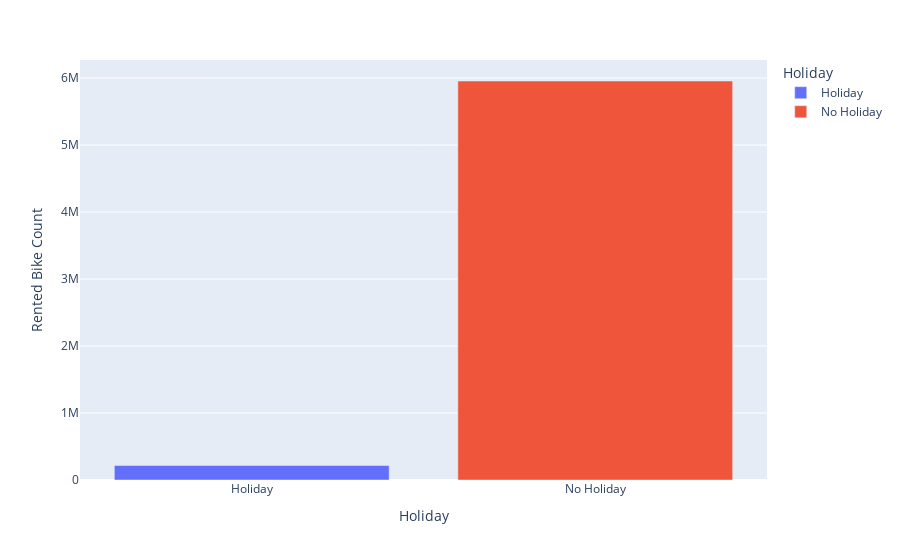

Here is the notebook cell this chart was saved with:
### Markdown cell above
## Count no of rented bike as for holiday and normal day.

### Code cell
import plotly.express as px
Holiday = df.groupby("Holiday")['Rented Bike Count'].sum().reset_index()
fig = px.bar(Holiday, x='Holiday', y='Rented Bike Count',color='Holiday')
fig.show()

### Figure 1 — Plotly figure (JSON) as saved in the notebook; plotly's stock layout.template omitted (floating-point values rounded to 4 significant figures)
{"data": [{"textposition": "auto", "hovertemplate": "Holiday=%{x}<br>Rented Bike Count=%{y}<extra></extra>", "showlegend": true, "legendgroup": "Holiday", "name": "Holiday", "yaxis": "y", "y": [215895], "offsetgroup": "Holiday", "xaxis": "x", "marker": {"color": "#636efa", "pattern": {"shape": ""}}, "x": ["Holiday"], "alignmentgroup": "True", "type": "bar", "orientation": "v"}, {"textposition": "auto", "hovertemplate": "Holiday=%{x}<br>Rented Bike Count=%{y}<extra></extra>", "showlegend": true, "legendgroup": "No Holiday", "name": "No Holiday", "yaxis": "y", "y": [5956419], "offsetgroup": "No Holiday", "xaxis": "x", "marker": {"color": "#EF553B", "pattern": {"shape": ""}}, "x": ["No Holiday"], "alignmentgroup": "True", "type": "bar", "orientation": "v"}], "layout": {"yaxis": {"domain": [0, 1], "anchor": "x", "title": {"text": "Rented Bike Count"}}, "barmode": "relative", "xaxis": {"categoryarray": ["Holiday", "No Holiday"], "domain": [0, 1], "anchor": "y", "categoryorder": "array", "title": {"text": "Holiday"}}, "margin": {"t": 60}, "legend": {"tracegroupgap": 0, "title": {"text": "Holiday"}}}}
